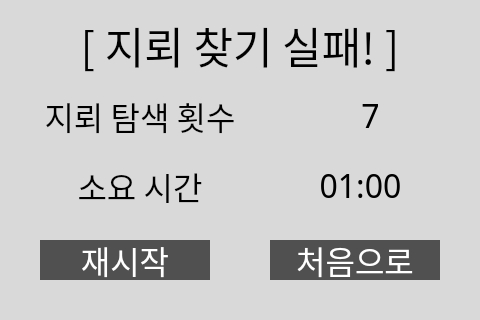
<?xml version="1.0" encoding="UTF-8"?>
<ui version="4.0">
 <class>MainWindow</class>
 <widget class="QMainWindow" name="MainWindow">
  <property name="geometry">
   <rect>
    <x>0</x>
    <y>0</y>
    <width>480</width>
    <height>320</height>
   </rect>
  </property>
  <property name="windowTitle">
   <string>MainWindow</string>
  </property>
  <property name="styleSheet">
   <string notr="true">background-color: rgb(217, 217, 217);</string>
  </property>
  <widget class="QWidget" name="centralwidget">
   <widget class="QPushButton" name="btn_restart2">
    <property name="geometry">
     <rect>
      <x>40</x>
      <y>240</y>
      <width>170</width>
      <height>40</height>
     </rect>
    </property>
    <property name="font">
     <font>
      <family>NanumSquare</family>
      <pointsize>24</pointsize>
     </font>
    </property>
    <property name="focusPolicy">
     <enum>Qt::NoFocus</enum>
    </property>
    <property name="styleSheet">
     <string notr="true">background-color: rgb(80, 80, 80);
color: rgb(255, 255, 255);
border:none;</string>
    </property>
    <property name="text">
     <string>재시작</string>
    </property>
   </widget>
   <widget class="QPushButton" name="btn_menu2">
    <property name="geometry">
     <rect>
      <x>270</x>
      <y>240</y>
      <width>170</width>
      <height>40</height>
     </rect>
    </property>
    <property name="font">
     <font>
      <family>NanumSquare</family>
      <pointsize>24</pointsize>
     </font>
    </property>
    <property name="focusPolicy">
     <enum>Qt::NoFocus</enum>
    </property>
    <property name="styleSheet">
     <string notr="true">background-color: rgb(80, 80, 80);
color: rgb(255, 255, 255);
border:none;</string>
    </property>
    <property name="text">
     <string>처음으로</string>
    </property>
   </widget>
   <widget class="QLabel" name="lb_count">
    <property name="geometry">
     <rect>
      <x>10</x>
      <y>80</y>
      <width>260</width>
      <height>71</height>
     </rect>
    </property>
    <property name="font">
     <font>
      <family>NanumSquareRound</family>
      <pointsize>24</pointsize>
      <weight>50</weight>
      <bold>false</bold>
     </font>
    </property>
    <property name="styleSheet">
     <string notr="true">color: rgb(0, 0, 0);</string>
    </property>
    <property name="text">
     <string>지뢰 탐색 횟수</string>
    </property>
    <property name="alignment">
     <set>Qt::AlignCenter</set>
    </property>
   </widget>
   <widget class="QLabel" name="lb_timer">
    <property name="geometry">
     <rect>
      <x>10</x>
      <y>150</y>
      <width>260</width>
      <height>71</height>
     </rect>
    </property>
    <property name="font">
     <font>
      <family>NanumSquareRound</family>
      <pointsize>24</pointsize>
      <weight>50</weight>
      <bold>false</bold>
     </font>
    </property>
    <property name="styleSheet">
     <string notr="true">color: rgb(0, 0, 0);</string>
    </property>
    <property name="text">
     <string>소요 시간</string>
    </property>
    <property name="alignment">
     <set>Qt::AlignCenter</set>
    </property>
   </widget>
   <widget class="QLabel" name="label_2">
    <property name="geometry">
     <rect>
      <x>310</x>
      <y>100</y>
      <width>121</width>
      <height>31</height>
     </rect>
    </property>
    <property name="font">
     <font>
      <family>NanumSquareRound</family>
      <pointsize>24</pointsize>
     </font>
    </property>
    <property name="styleSheet">
     <string notr="true">color: rgb(0, 0, 0);</string>
    </property>
    <property name="text">
     <string>7</string>
    </property>
    <property name="alignment">
     <set>Qt::AlignCenter</set>
    </property>
   </widget>
   <widget class="QLabel" name="label_3">
    <property name="geometry">
     <rect>
      <x>300</x>
      <y>170</y>
      <width>121</width>
      <height>31</height>
     </rect>
    </property>
    <property name="font">
     <font>
      <family>NanumSquareRound</family>
      <pointsize>24</pointsize>
     </font>
    </property>
    <property name="styleSheet">
     <string notr="true">color: rgb(0, 0, 0);</string>
    </property>
    <property name="text">
     <string>01:00</string>
    </property>
    <property name="alignment">
     <set>Qt::AlignCenter</set>
    </property>
   </widget>
   <widget class="QLabel" name="lb_setting">
    <property name="geometry">
     <rect>
      <x>0</x>
      <y>10</y>
      <width>480</width>
      <height>71</height>
     </rect>
    </property>
    <property name="font">
     <font>
      <family>NanumSquareRound</family>
      <pointsize>32</pointsize>
      <weight>50</weight>
      <bold>false</bold>
     </font>
    </property>
    <property name="styleSheet">
     <string notr="true">color: rgb(0, 0, 0);</string>
    </property>
    <property name="text">
     <string>[ 지뢰 찾기 실패! ]</string>
    </property>
    <property name="alignment">
     <set>Qt::AlignCenter</set>
    </property>
   </widget>
  </widget>
 </widget>
 <resources/>
 <connections/>
</ui>
